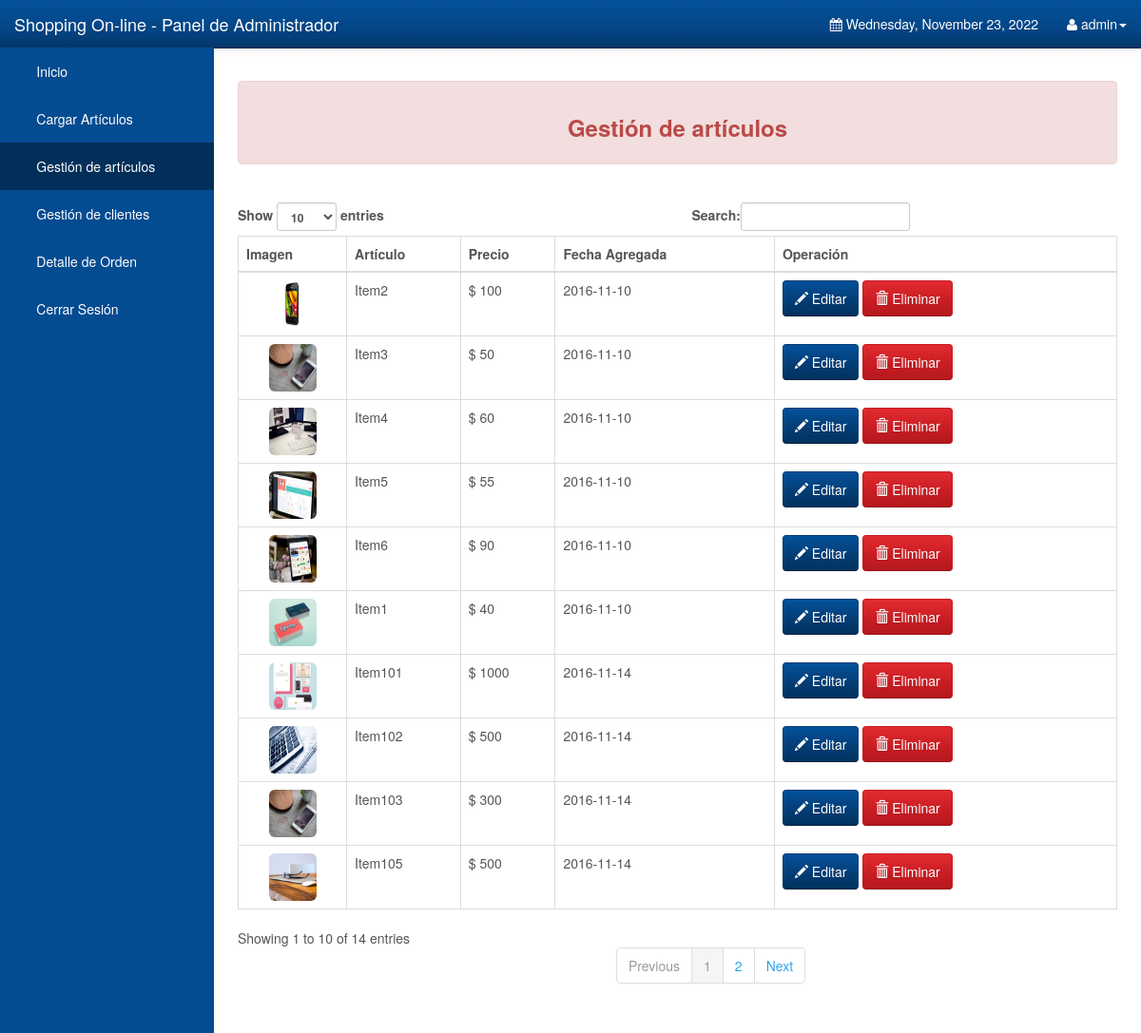
The page /Admin/items.php (signed in) on the database its author committed.
### tables this page shows
CREATE TABLE `items` (
  `item_id` int(11) NOT NULL,
  `item_name` varchar(5000) NOT NULL,
  `item_price` double NOT NULL,
  `item_image` varchar(5000) NOT NULL,
  `item_date` date NOT NULL
);

### Admin/items.php (the view, shortened to what this page needs)
<!DOCTYPE html>
<html lang="en">
<head>
    <link rel="stylesheet" type="text/css" href="bootstrap/css/bootstrap.min.css" />
    <link rel="stylesheet" type="text/css" href="font-awesome/css/font-awesome.min.css" />
    <link rel="stylesheet" type="text/css" href="css/local.css" />
</head>
<body>
    <div id="wrapper">
        <nav class="navbar navbar-inverse navbar-fixed-top" role="navigation">
        <div class="navbar-header">
                <a class="navbar-brand" href="index.php">Shopping On-line - Panel de Administrador</a>
            </div>
            <div class="collapse navbar-collapse navbar-ex1-collapse">
                <ul class="nav navbar-nav side-nav">
                    <li><a href="index.php"> &nbsp; &nbsp; &nbsp; Inicio</a></li>
                    <li><a data-toggle="modal" data-target="#uploadModal"> &nbsp; &nbsp; &nbsp; Cargar Artículos </a>
                    </li>
                    <li class="active"><a href="items.php"> &nbsp; &nbsp; &nbsp; Gestión de artículos</a></li>
                    <li ><a href="customers.php"> &nbsp; &nbsp; &nbsp; Gestión de clientes</a></li>
                    <li><a href="orderdetails.php"> &nbsp; &nbsp; &nbsp; Detalle de Orden</a></li>
                    <li><a href="logout.php"> &nbsp; &nbsp; &nbsp; Cerrar Sesión</a></li>
                </ul>
                <ul class="nav navbar-nav navbar-right navbar-user">
                    <li class="dropdown messages-dropdown">
                        <a href="#"><i class="fa fa-calendar"></i>  <?php
                            $Today=date('y:m:d');
                            $new=date('l, F d, Y',strtotime($Today));
                            echo $new; ?></a>
                    </li>
                     <li class="dropdown user-dropdown">
                        <a href="#" class="dropdown-toggle" data-toggle="dropdown"><i class="fa fa-user"></i>
                        <?php   extract($_SESSION); echo $admin_username; ?><b class="caret"></b></a>
                    </li>
                </ul>
            </div>
        </nav>
        <div id="page-wrapper">
			 <div class="alert alert-danger">
                          <center> <h3><strong>Gestión de artículos</strong> </h3></center>
						  </div>
						  <br />
						  <div class="table-responsive">
            <table class="display table table-bordered" id="example" cellspacing="0" width="100%">
              <thead>
                <tr>
                  <th>Imagen</th>
                  <th>Artículo</th>
				  <th>Precio</th>
				  <th>Fecha Agregada</th>
                  <th>Operación</th>
                </tr>
              </thead>
              <tbody>
			  <?php
include("config.php");
	$stmt = $DB_con->prepare('SELECT * FROM items');
	$stmt->execute();
	if($stmt->rowCount() > 0)
	{
		while($row=$stmt->fetch(PDO::FETCH_ASSOC))
		{
			extract($row);
			?>
                <tr>
                  <td>
				<center> <img src="item_images/<?php echo $item_image; ?>" class="img img-rounded"  width="50" height="50" /></center>
				 </td>
                 <td><?php echo $item_name; ?></td>
				 <td>&#x24; <?php echo $item_price; ?></td>
				 <td><?php echo $item_date; ?></td>
				 <td>
				 <a class="btn btn-info" href="edititem.php?edit_id=
                 <?php echo $row['item_id']; ?>" title="click for edit" onclick="return confirm('Are you sure edit this item?')">
                 <span class='glyphicon glyphicon-pencil'></span> Editar</a>
                  <a class="btn btn-danger" href="?delete_id=
                  <?php echo $row['item_id']; ?>" title="click for delete" onclick="return confirm('Are you sure to remove this item?')">
                  <span class='glyphicon glyphicon-trash'></span> Eliminar</a>
                  </td>
                </tr>
              <?php
		}
		echo "</tbody>";
		echo "</table>";
		echo "</div>";
		echo "<br />";
		echo "</div>";
	}
?>
	</div>
</body>
</html>

### Admin/css/local.css (style rules this page uses)
#wrapper { padding-left: 0; }
#page-wrapper { width: 100%; padding: 5px 15px; }
body { font-family: "Helvetica Neue", Helvetica, Arial, sans-serif; font-size: 14px; line-height: 1.42857143; color: #555555; background-color: #ffffff; }
.btn { display: inline-block; margin-bottom: 0; font-weight: normal; text-align: center; vertical-align: middle; cursor: pointer; background-image: none; border: 1px solid transparent; white-space: nowrap; padding: 8px 12px; font-size: 14px; line-height: 1.42857143; border-radius: 4px; -webkit-user-select: none; -moz-user-select: none; -ms-user-select: none; user-select: none; }
.btn-info { color: #ffffff; background-color: #033c73; border-color: #033c73; }
.btn-danger { color: #ffffff; background-color: #c71c22; border-color: #c71c22; }
.navbar-inverse { background-color: #033c73; border-color: #022f5a; }
.navbar-inverse .navbar-brand { color: #ffffff; }
.navbar-inverse .navbar-nav > li > a { color: #ffffff; }
.navbar-inverse .navbar-nav > .active > a, .navbar-inverse .navbar-nav > .active > a:hover, .navbar-inverse .navbar-nav > .active > a:focus { color: #ffffff; background-color: #022f5a; }
.navbar-inverse .navbar-collapse, .navbar-inverse .navbar-form { border-color: #022a50; }
.alert-danger { background-color: #f2dede; border-color: #eed3d7; color: #b94a48; }
.navbar { background-image: -webkit-linear-gradient(#54b4eb, #2fa4e7 60%, #1d9ce5); background-image: linear-gradient(#54b4eb, #2fa4e7 60%, #1d9ce5); background-repeat: no-repeat; filter: progid:DXImageTransform.Microsoft.gradient(startColorstr='#ff54b4eb', endColorstr='#ff1d9ce5', GradientType=0); border-bottom: 1px solid #178acc; filter: none; -webkit-box-shadow: 0 1px 10px rgba(0, 0, 0, 0.1); box-shadow: 0 1px 10px rgba(0, 0, 0, 0.1); }
.navbar .navbar-nav > li > a, .navbar-brand { text-shadow: 0 1px 0 rgba(0, 0, 0, 0.1); }
.navbar-inverse { background-image: -webkit-linear-gradient(#04519b, #044687 60%, #033769); background-image: linear-gradient(#04519b, #044687 60%, #033769); background-repeat: no-repeat; filter: progid:DXImageTransform.Microsoft.gradient(startColorstr='#ff04519b', endColorstr='#ff033769', GradientType=0); filter: none; border-bottom: 1px solid #022241; }
.btn { text-shadow: 0 1px 0 rgba(0, 0, 0, 0.1); }
.btn-info { background-image: -webkit-linear-gradient(#04519b, #033c73 60%, #02325f); background-image: linear-gradient(#04519b, #033c73 60%, #02325f); background-repeat: no-repeat; filter: progid:DXImageTransform.Microsoft.gradient(startColorstr='#ff04519b', endColorstr='#ff02325f', GradientType=0); filter: none; border-bottom: 1px solid #022241; }
.btn-danger { background-image: -webkit-linear-gradient(#e12b31, #c71c22 60%, #b5191f); background-image: linear-gradient(#e12b31, #c71c22 60%, #b5191f); background-repeat: no-repeat; filter: progid:DXImageTransform.Microsoft.gradient(startColorstr='#ffe12b31', endColorstr='#ffb5191f', GradientType=0); filter: none; border-bottom: 1px solid #9a161a; }
.clearfix:before, .clearfix:after, .container:before, .container:after, .container-fluid:before, .container-fluid:after, .row:before, .row:after, .form-horizontal .form-group:before, .form-horizontal .form-group:after, .btn-toolbar:before, .btn-toolbar:after, .btn-group-vertical > .btn-group:before, .btn-group-vertical > .btn-group:after, .nav:before, .nav:after, .navbar:before, .navbar:after, .navbar-header:before, .navbar-header:after, .navbar-collapse:before, .navbar-collapse:after, .pager:before, .pager:after, .panel-body:before, .panel-body:after, .modal-footer:before, .modal-footer:after { content: " "; display: table; }
.clearfix:after, .container:after, .container-fluid:after, .row:after, .form-horizontal .form-group:after, .btn-toolbar:after, .btn-group-vertical > .btn-group:after, .nav:after, .navbar:after, .navbar-header:after, .navbar-collapse:after, .pager:after, .panel-body:after, .modal-footer:after { clear: both; }
a { color: #2fa4e7; text-decoration: none; }
@media (min-width:768px) { #wrapper { padding-left: 225px; } }
@media (min-width:768px) { #page-wrapper { padding: 15px 25px; } }
@media (min-width:768px) { .side-nav { margin-left: -225px; left: 225px; width: 225px; position: fixed; top: 50px; height: 100%; border-radius: 0; border: none; background-color: #044C92; overflow-y: auto; } }
@media (min-width:768px) { .side-nav>li>a { width: 225px; } }
@media (min-width:768px) { .navbar-collapse { padding-left: 15px !important; padding-right: 15px !important; } }

### rows shown on the page
items: item_image (picture), item_name "Item2", item_price "100", item_date "2016-11-10"
items: item_image (picture), item_name "Item3", item_price "50", item_date "2016-11-10"
items: item_image (picture), item_name "Item4", item_price "60", item_date "2016-11-10"
items: item_image (picture), item_name "Item5", item_price "55", item_date "2016-11-10"
items: item_image (picture), item_name "Item6", item_price "90", item_date "2016-11-10"
items: item_image (picture), item_name "Item1", item_price "40", item_date "2016-11-10"
items: item_image (picture), item_name "Item101", item_price "1000", item_date "2016-11-14"
items: item_image (picture), item_name "Item102", item_price "500", item_date "2016-11-14"
items: item_image (picture), item_name "Item103", item_price "300", item_date "2016-11-14"
items: item_image (picture), item_name "Item105", item_price "500", item_date "2016-11-14"

### other values the page prints
$admin_username "admin"
